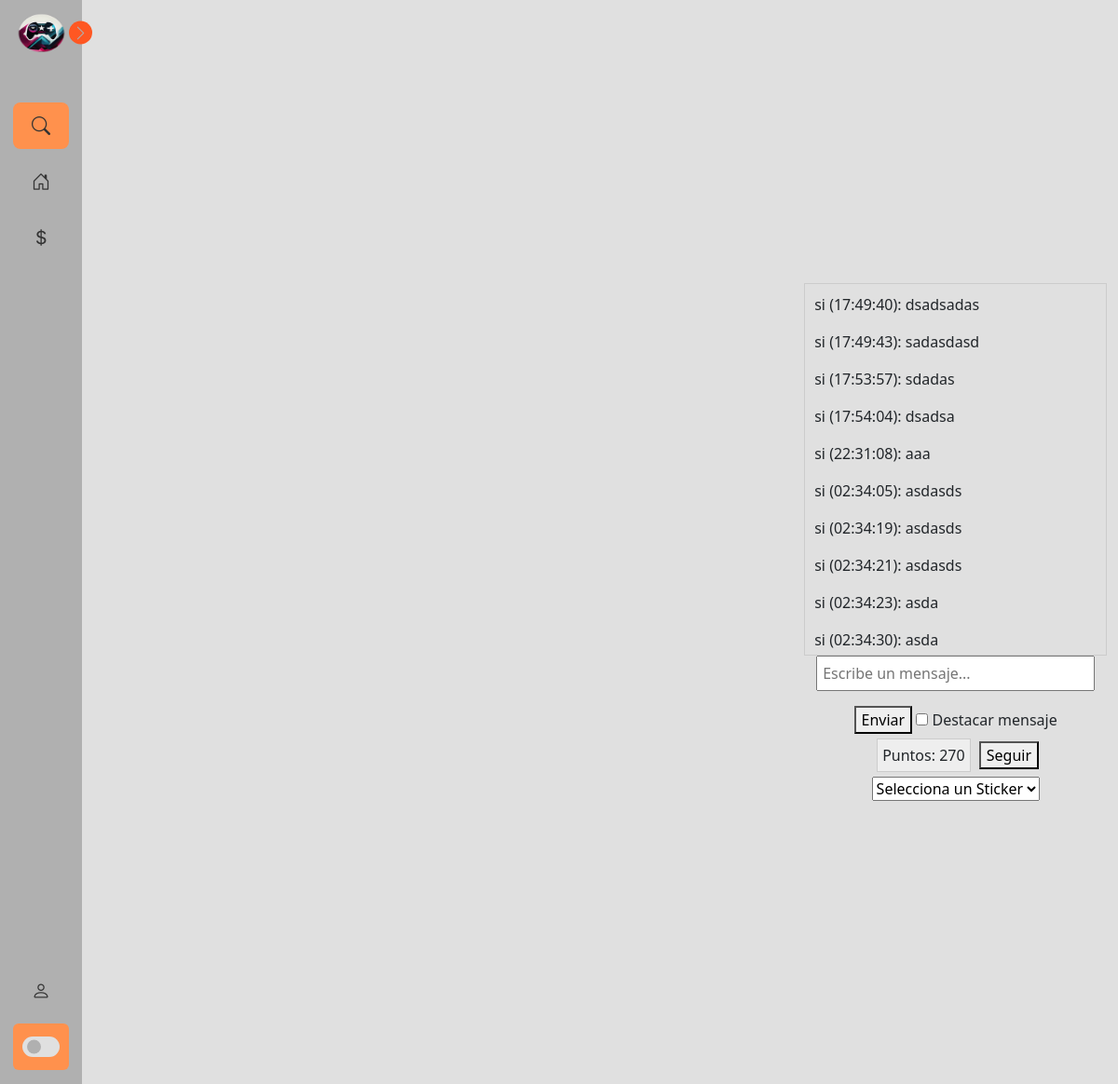
Page /streamStramer/1/ (signed in) on the committed database.
### tvapp/models.py (models this page shows, shortened)
class MensajeChat(models.Model):
    usuario = models.ForeignKey(User, on_delete=models.CASCADE)
    sala = models.ForeignKey('Sala', on_delete=models.CASCADE)
    mensaje = models.TextField()
    timestamp = models.DateTimeField(auto_now_add=True)

class Puntos(models.Model):
    usuario = models.OneToOneField(User, on_delete=models.CASCADE)
    puntos = models.IntegerField(default=0)

### tvapp/views.py (the view)
# urls.py: path('streamStramer/<int:sala_id>/', views.streamStramer, name='streamStramer'),
@login_required
def streamStramer(request, sala_id):
    usuario_actual = request.user
    puntos_usuario = None
    sala = get_object_or_404(Sala, id=sala_id)
    mensajes = MensajeChat.objects.filter(sala=sala).order_by('timestamp')
    if usuario_actual.is_authenticated:
        puntos_usuario, created = Puntos.objects.get_or_create(usuario=request.user)
        if request.method == 'GET':
            sala = get_object_or_404(Sala, id=sala_id)
            mensajes = MensajeChat.objects.filter(sala=sala).order_by('timestamp')
            data = [{'usuario': mensaje.usuario.username, 'mensaje': mensaje.mensaje, 'timestamp': str(mensaje.timestamp)} for mensaje in mensajes]
    return render(request, 'streamStramer.html', { 'sala': sala, 'mensajes': mensajes, 'puntos_usuario': puntos_usuario})

### tvapp/templates/streamStramer.html (shortened to what this page needs)
{% extends 'baseInicio.html' %}
{% load static %}
{% block head %}
<link rel="stylesheet" href="{% static 'css/chat.css' %}">
{% endblock %}
{% block content %}
<div data-email="{{ email }}" class="body">
    <div class="container" id="chat-container">
        <div id="chat">
            {% for mensaje in mensajes %}
                <p>{{ mensaje.usuario.username }} ({{ mensaje.timestamp|date:"H:i:s" }}): {{ mensaje.mensaje }}</p>
            {% endfor %}
        </div>
        <form id="enviar_mensaje" action="/enviar_mensaje/{{sala.id}}" method="POST" enctype="multipart/form-data">
            {% if user.is_authenticated %}
                <input name="mensaje" type="text" id="input" placeholder="Escribe un mensaje...">
                <button type="button" onclick="sendMessage()">Enviar</button>
                <input type="checkbox" id="destacar"> Destacar mensaje
                <br>
                <span class="puntos-container">Puntos: {{ puntos_usuario.puntos }}</span>
                <button id="seguir-btn">Seguir</button>
                <select id="sticker-dropdown">
                    <option value="" selected>Selecciona un Sticker</option>
                </select>
                {% endif %}
            </form>
    </div>
</div>
{% endblock %}

### tvapp/static/css/styleNavbar.css (style rules this page uses)
:root { --body-color: #e0e0e0; --sidebar-color: #b0b0b0; --primary-color: #ff5722; --primary-color-light: #ff914d; --toggle-color: #e0e0e0; --text-color: #333333; --tran-03: all 0.2s ease; --tran-03: all 0.3s ease; --tran-04: all 0.3s ease; --tran-05: all 0.3s ease; }
body { min-height: 100vh; background-color: var(--body-color); transition: var(--tran-05); }

### tvapp/static/css/chat.css (style rules this page uses)
#chat { width: 300px; height: 400px; border: 1px solid #ccc; }
#input { width: 300px; }
.puntos-container { background-color: #eee; padding: 5px; margin: 5px; border: 1px solid #ccc; display: inline-block; }
.body { display: flex; justify-content: center; align-items: center; height: 100vh; margin: 0; }
.container { text-align: center; }
#chat-container { overflow-y: hidden; width: 500px; height: auto; }
#chat { overflow-y: auto; text-align: left; width: 100%; padding: 10px; }
#input { width: 92%; padding: 5px; }

### rows in the picture
MensajeChat: usuario.username "si", timestamp "17:49:40", mensaje "dsadsadas"
MensajeChat: usuario.username "si", timestamp "17:49:43", mensaje "sadasdasd"
MensajeChat: usuario.username "si", timestamp "17:53:57", mensaje "sdadas"
MensajeChat: usuario.username "si", timestamp "17:54:04", mensaje "dsadsa"
MensajeChat: usuario.username "si", timestamp "22:31:08", mensaje "aaa"
MensajeChat: usuario.username "si", timestamp "02:34:05", mensaje "asdasds"
MensajeChat: usuario.username "si", timestamp "02:34:19", mensaje "asdasds"
MensajeChat: usuario.username "si", timestamp "02:34:21", mensaje "asdasds"
MensajeChat: usuario.username "si", timestamp "02:34:23", mensaje "asda"
MensajeChat: usuario.username "si", timestamp "02:34:30", mensaje "asda"
Puntos: puntos "270"
